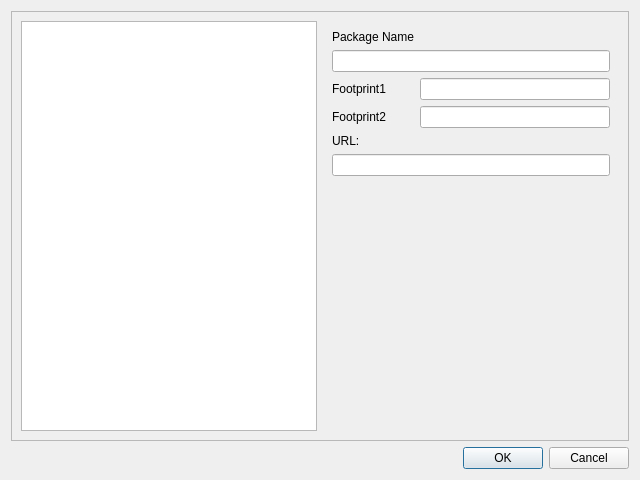
<?xml version="1.0" encoding="UTF-8"?>
<ui version="4.0">
 <class>Dialog</class>
 <widget class="QDialog" name="Dialog">
  <property name="geometry">
   <rect>
    <x>0</x>
    <y>0</y>
    <width>640</width>
    <height>480</height>
   </rect>
  </property>
  <property name="windowTitle">
   <string>Dialog</string>
  </property>
  <layout class="QVBoxLayout" name="verticalLayout">
   <item>
    <widget class="QFrame" name="mainframe">
     <property name="frameShape">
      <enum>QFrame::StyledPanel</enum>
     </property>
     <property name="frameShadow">
      <enum>QFrame::Raised</enum>
     </property>
     <layout class="QHBoxLayout" name="horizontalLayout">
      <item>
       <widget class="QListWidget" name="package_list"/>
      </item>
      <item>
       <widget class="QWidget" name="widget" native="true">
        <property name="sizePolicy">
         <sizepolicy hsizetype="Expanding" vsizetype="Expanding">
          <horstretch>0</horstretch>
          <verstretch>0</verstretch>
         </sizepolicy>
        </property>
        <layout class="QFormLayout" name="formLayout">
         <item row="0" column="0">
          <widget class="QLabel" name="label_name">
           <property name="text">
            <string>Package Name</string>
           </property>
          </widget>
         </item>
         <item row="5" column="0">
          <widget class="QLabel" name="label_url">
           <property name="text">
            <string>URL:</string>
           </property>
          </widget>
         </item>
         <item row="3" column="0">
          <widget class="QLabel" name="label_foot1">
           <property name="text">
            <string>Footprint1</string>
           </property>
          </widget>
         </item>
         <item row="4" column="0">
          <widget class="QLabel" name="label_foot2">
           <property name="text">
            <string>Footprint2</string>
           </property>
          </widget>
         </item>
         <item row="3" column="1">
          <widget class="QLineEdit" name="foot1"/>
         </item>
         <item row="4" column="1">
          <widget class="QLineEdit" name="foot2"/>
         </item>
         <item row="6" column="0" colspan="2">
          <widget class="QLineEdit" name="url"/>
         </item>
         <item row="1" column="0" colspan="2">
          <widget class="QLineEdit" name="name"/>
         </item>
        </layout>
       </widget>
      </item>
     </layout>
    </widget>
   </item>
   <item>
    <widget class="QDialogButtonBox" name="buttonBox">
     <property name="orientation">
      <enum>Qt::Horizontal</enum>
     </property>
     <property name="standardButtons">
      <set>QDialogButtonBox::Cancel|QDialogButtonBox::Ok</set>
     </property>
    </widget>
   </item>
  </layout>
 </widget>
 <resources/>
 <connections>
  <connection>
   <sender>buttonBox</sender>
   <signal>accepted()</signal>
   <receiver>Dialog</receiver>
   <slot>accept()</slot>
   <hints>
    <hint type="sourcelabel">
     <x>248</x>
     <y>254</y>
    </hint>
    <hint type="destinationlabel">
     <x>157</x>
     <y>274</y>
    </hint>
   </hints>
  </connection>
  <connection>
   <sender>buttonBox</sender>
   <signal>rejected()</signal>
   <receiver>Dialog</receiver>
   <slot>reject()</slot>
   <hints>
    <hint type="sourcelabel">
     <x>316</x>
     <y>260</y>
    </hint>
    <hint type="destinationlabel">
     <x>286</x>
     <y>274</y>
    </hint>
   </hints>
  </connection>
 </connections>
</ui>
